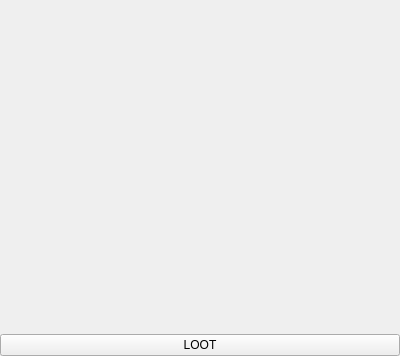
<?xml version="1.0" encoding="UTF-8"?>
<ui version="4.0">
 <class>social_looter_widget</class>
 <widget class="QWidget" name="social_looter_widget">
  <property name="geometry">
   <rect>
    <x>0</x>
    <y>0</y>
    <width>400</width>
    <height>356</height>
   </rect>
  </property>
  <property name="windowTitle">
   <string>Form</string>
  </property>
  <layout class="QVBoxLayout" name="social_looter_layout">
   <property name="leftMargin">
    <number>0</number>
   </property>
   <property name="topMargin">
    <number>0</number>
   </property>
   <property name="rightMargin">
    <number>0</number>
   </property>
   <property name="bottomMargin">
    <number>0</number>
   </property>
   <item>
    <widget class="QFrame" name="social_frame">
     <property name="frameShape">
      <enum>QFrame::NoFrame</enum>
     </property>
     <property name="frameShadow">
      <enum>QFrame::Plain</enum>
     </property>
     <layout class="QVBoxLayout" name="social_form_layout"/>
    </widget>
   </item>
   <item>
    <spacer name="verticalSpacer">
     <property name="orientation">
      <enum>Qt::Vertical</enum>
     </property>
     <property name="sizeHint" stdset="0">
      <size>
       <width>20</width>
       <height>40</height>
      </size>
     </property>
    </spacer>
   </item>
   <item>
    <layout class="QHBoxLayout" name="horizontalLayout">
     <item>
      <widget class="QPushButton" name="loot_button">
       <property name="text">
        <string>LOOT</string>
       </property>
      </widget>
     </item>
    </layout>
   </item>
  </layout>
 </widget>
 <resources/>
 <connections/>
</ui>
